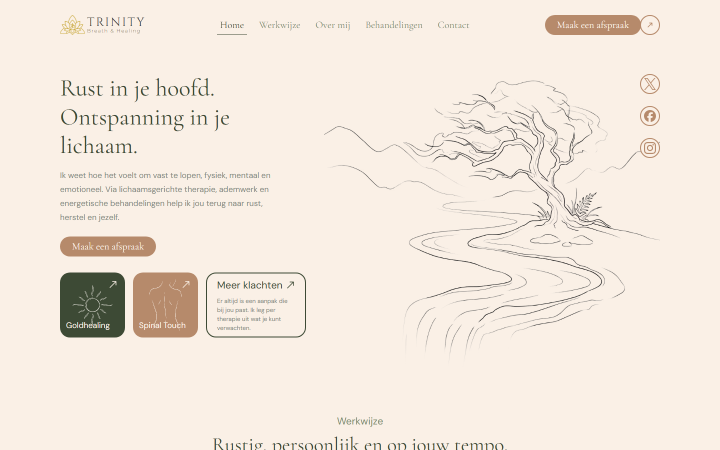
#> input picture .planning/quick/20260713-hero-draw-on/baseline-desktop.png, 1440 x 900 px (shown at 1/2 size)
$ python linetrace.py ../baseline-desktop.png out.png
#> lines starting #> are read from the running program, lines starting #| are printed output that depends on the picture; after the words box and inside, x2 and y2 are one past the last pixel; in counts of white or black regions, pixels touching at a corner belong together
"""Centerline-trace a line-art PNG into an SVG.

Same pipeline proven on the hero:
  alpha -> skeletonize -> walk skeleton graph -> RDP -> extend free tips -> per-path width

Per-path stroke-width comes from the distance transform (2 x radius, x K). A single
width flattens the artwork's weight hierarchy and reads bolder than the original.

Usage:
  python linetrace.py <in.png> <out.svg> --color "#FFFBF5" [--animate] [--order y|len]
"""
import argparse
import json
import sys

import numpy as np
from PIL import Image
from scipy.ndimage import distance_transform_edt
from skimage.morphology import skeletonize, remove_small_objects

K = 0.55                # starting guess; re-calibrated per image below
EPS = 0.9               # RDP tolerance
MIN_LEN = 4             # skeleton run shorter than this is a speck
sys.setrecursionlimit(20000)

ap = argparse.ArgumentParser()
ap.add_argument('src')
ap.add_argument('out')
ap.add_argument('--color', default='#FFFBF5')
ap.add_argument('--animate', action='store_true')
ap.add_argument('--order', default='y', choices=['y', 'len'])
ap.add_argument('--duration', type=float, default=2.2)
ap.add_argument('--klass', default='')
ap.add_argument('--slice', action='store_true',
                help='preserveAspectRatio=slice: the SVG equivalent of object-fit:cover')
a = ap.parse_args()

alpha = np.array(Image.open(a.src).convert('RGBA'))[..., 3]
#> alpha: shape (900, 1440); every value is 255
ink = remove_small_objects(alpha > 80, min_size=6)
#> ink: shape (900, 1440) bool; every value is 1
H, W = ink.shape
#> H = 900; W = 1440
skel = skeletonize(ink)
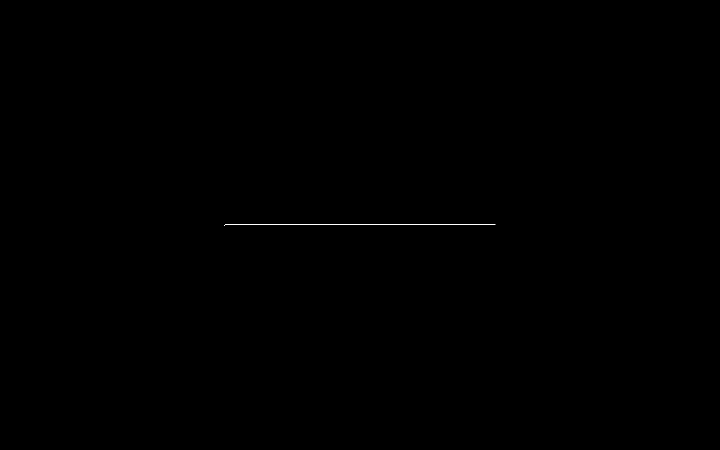
#> skel: shape (900, 1440) bool (shown at 1/2 size); 0.04% white in thin lines or dots, all inside (x1, y1, x2, y2) = (448, 449, 991, 451)

# Stroke-width clamp must scale with the artwork. A fixed 4.0px cap (tuned on the
# 2015px hero) hard-clipped the heart's fat brush stroke in a 235px canvas, which is
# why the icons came out thin. Bounds are relative to the image's short side.
SW_MIN = max(0.8, min(W, H) * 0.004)
#> SW_MIN = 3.6
SW_MAX = max(4.0, min(W, H) * 0.06)
#> SW_MAX = 54

pad = np.pad(skel, 1)
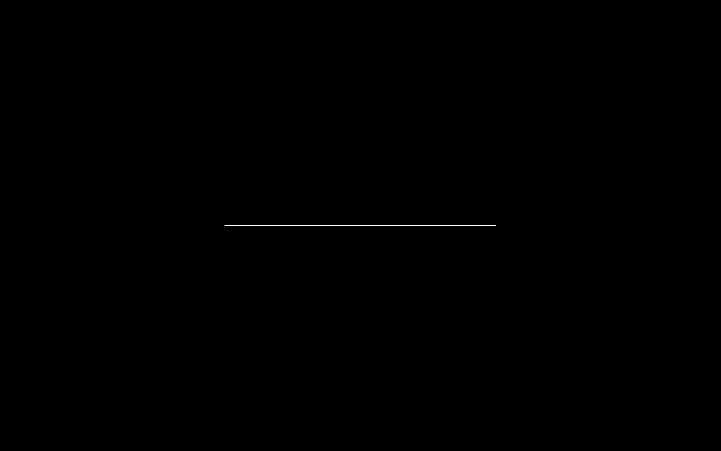
#> pad: shape (902, 1442) bool (shown at 1/2 size); 0.04% white in thin lines or dots, all inside (x1, y1, x2, y2) = (449, 450, 992, 452)
neigh = np.zeros_like(skel, dtype=np.uint8)
for dy in (-1, 0, 1):
    for dx in (-1, 0, 1):
        if dy or dx:
            neigh += pad[1 + dy:1 + dy + H, 1 + dx:1 + dx + W].astype(np.uint8)
neigh *= skel
#> neigh: shape (900, 1440); min 0, max 2, mean 0.000836

OFFS = [(-1, -1), (-1, 0), (-1, 1), (0, -1), (0, 1), (1, -1), (1, 0), (1, 1)]
skel_set = set(map(tuple, np.argwhere(skel)))
#> skel_set = 543 items
nodes = {p for p in skel_set if neigh[p] != 2}
#> nodes = 2 items


def nbrs(p):
#> called with p = (449, 990)
    y, x = p
#> y = 449; x = 990
    return [(y + dy, x + dx) for dy, dx in OFFS if (y + dy, x + dx) in skel_set]


visited, polys = set(), []


def walk(start, first):
#> called with start = (449, 990), first = (449, 989)
    path = [start, first]
#> path = [(449, 990), (449, 989)]
    visited.add(frozenset((start, first)))
    prev, cur = start, first
#> prev = (449, 990); cur = (449, 989)
    while cur not in nodes:
        nxt = [n for n in nbrs(cur) if n != prev]
        if not nxt:
            break
        n = nxt[0]
        e = frozenset((cur, n))
        if e in visited:
            break
        visited.add(e)
        path.append(n)
        prev, cur = cur, n
#> this loop made 541 passes
#> (prev, cur) on passes 1 to 3: ((449, 989), (449, 988)), ((449, 988), (449, 987)), ((449, 987), (449, 986))
#> after the loop, path = 543 pairs, first value 449 to 450, second value 448 to 990; visited = 542 items
    return path


for node in sorted(nodes):
    for n in nbrs(node):
        if frozenset((node, n)) not in visited:
            polys.append(walk(node, n))
for p in sorted(skel_set):                       # closed loops have no nodes
    for n in nbrs(p):
        if frozenset((p, n)) not in visited:
            polys.append(walk(p, n))


def rdp(pts, eps):
    if len(pts) < 3:
        return pts
    arr = np.array(pts, float)
    s, e = arr[0], arr[-1]
    d = e - s
    L = np.hypot(*d)
    dist = np.hypot(*(arr - s).T) if L == 0 else np.abs(np.cross(d, s - arr)) / L
    i = int(dist.argmax())
    if dist[i] > eps:
        return rdp(pts[:i + 1], eps)[:-1] + rdp(pts[i:], eps)
    return [pts[0], pts[-1]]


def in_ink(x, y):
    xi, yi = int(round(x)), int(round(y))
    return 0 <= xi < W and 0 <= yi < H and ink[yi, xi]


def extend_tip(pts, i_tip, i_in):
    """skeletonize() erodes open ends inward; push them back out to the ink boundary."""
    (tx, ty), (bx, by) = pts[i_tip], pts[i_in]
    dx, dy = tx - bx, ty - by
    n = np.hypot(dx, dy)
    if n == 0:
        return pts[i_tip]
    dx, dy = dx / n, dy / n
    t, last = 0.0, 0.0
    while t < 20:
        t += 0.25
        if in_ink(tx + dx * t, ty + dy * t):
            last = t
        else:
            break
    return (tx + dx * last, ty + dy * last)


edt = distance_transform_edt(ink)
paths = []
for p in polys:
    if len(p) < MIN_LEN:
        continue
    pts = [(float(x), float(y)) for y, x in rdp(p, EPS)]
    if len(pts) < 2:
        continue
    if neigh[p[0]] == 1:
        pts[0] = extend_tip(pts, 0, 1)
    if neigh[p[-1]] == 1:
        pts[-1] = extend_tip(pts, -1, -2)
    r = [edt[int(round(y)), int(round(x))] for x, y in pts
         if 0 <= int(round(x)) < W and 0 <= int(round(y)) < H
         and edt[int(round(y)), int(round(x))] > 0]
    arr = np.array(pts)
    paths.append({
        'pts': pts,
        'raw_sw': float(np.median(r)) * 2 if r else 3.6,   # true width; K applied after
        'len': float(np.hypot(*np.diff(arr, axis=0).T).sum()),
        'cy': float(arr[:, 1].mean()),
    })

# --- calibrate K against THIS image ---------------------------------------------------
# The mask's distance transform overestimates true ink width (it counts antialiased edge
# pixels), by an amount that depends on how the art was drawn. A K tuned on one image is
# wrong on another: 0.55 (from the hero) rendered these icons visibly thinner than their
# PNGs. So sweep K per image and keep whichever minimises RMSE against the source.
from PIL import ImageDraw as _ID

_src = Image.open(a.src).convert('RGBA')
_bg = (61, 74, 53) if a.color.lower() == '#fffbf5' else (250, 240, 230)   # card vs page
_base = Image.new('RGBA', _src.size, _bg + (255,))
_base.alpha_composite(_src)
_ref = np.array(_base.convert('L'), dtype=float)
_ink = tuple(int(a.color[i:i + 2], 16) for i in (1, 3, 5))
_inkL = float(np.array(Image.new('RGB', (1, 1), _ink).convert('L'))[0, 0])
_bgL = float(np.array(Image.new('RGB', (1, 1), _bg).convert('L'))[0, 0])

_best = (K, 1e9)
for _k in [0.40, 0.50, 0.55, 0.60, 0.70, 0.80, 0.90, 1.00, 1.10, 1.25]:
    _im = Image.new('L', (W, H), round(_bgL))
    _dr = _ID.Draw(_im)
    for p in paths:
        w = min(max(p['raw_sw'] * _k, SW_MIN), SW_MAX)
        _dr.line(p['pts'], fill=round(_inkL), width=max(1, round(w)), joint='curve')
    _rmse = float(np.sqrt(((np.array(_im, dtype=float) - _ref) ** 2).mean()))
    if _rmse < _best[1]:
        _best = (_k, _rmse)
K = _best[0]
print(f'  calibrated K={K:.2f} (RMSE {_best[1]:.2f})', file=sys.stderr)

for p in paths:
    p['sw'] = round(min(max(p['raw_sw'] * K, SW_MIN), SW_MAX), 2)

if a.order == 'y':
    paths.sort(key=lambda p: p['cy'])            # top to bottom
else:
    paths.sort(key=lambda p: -p['len'])          # main lines first, detail after

med = sorted(p['len'] for p in paths)[len(paths) // 2] if paths else 1


def d_attr(pts):
    out = [f'M{round(pts[0][0])} {round(pts[0][1])}']
    out += [f'L{round(x)} {round(y)}' for x, y in pts[1:]]
    return ''.join(out)


cls = f' {a.klass}' if a.klass else ''
par = ' preserveAspectRatio="xMidYMid slice"' if a.slice else ''
head = (f'<svg class="lt{cls}" width="{W}" height="{H}" viewBox="0 0 {W} {H}"{par} fill="none" '
        f'stroke="{a.color}" stroke-linecap="round" stroke-linejoin="round" '
        f'xmlns="http://www.w3.org/2000/svg" aria-hidden="true" focusable="false">')
lines = [head]

n = max(len(paths) - 1, 1)
STAGGER = a.duration * 0.55          # spread of start times
BASE = a.duration * 0.45             # nominal per-stroke draw time
for i, p in enumerate(paths):
    if a.animate:
        t = STAGGER * (i / n)
        dur = BASE * min(max((p['len'] / med) ** 0.5, 0.65), 1.6)
        lines.append(f'\t<path pathLength="1" stroke-width="{p["sw"]}" '
                     f'style="--t:{t:.2f}s;--d:{dur:.2f}s" d="{d_attr(p["pts"])}"/>')
    else:
        lines.append(f'\t<path stroke-width="{p["sw"]}" d="{d_attr(p["pts"])}"/>')
lines.append('</svg>')

svg = '\n'.join(lines)
open(a.out, 'w').write(svg)

import gzip, os
raw = os.path.getsize(a.src)
print(f'{os.path.basename(a.src):<26} {len(paths):>4} paths  '
      f'{raw/1024:>7.0f} KB -> {len(svg)/1024:>5.1f} KB svg '
      f'({len(gzip.compress(svg.encode(),9))/1024:.1f} KB gz)')
